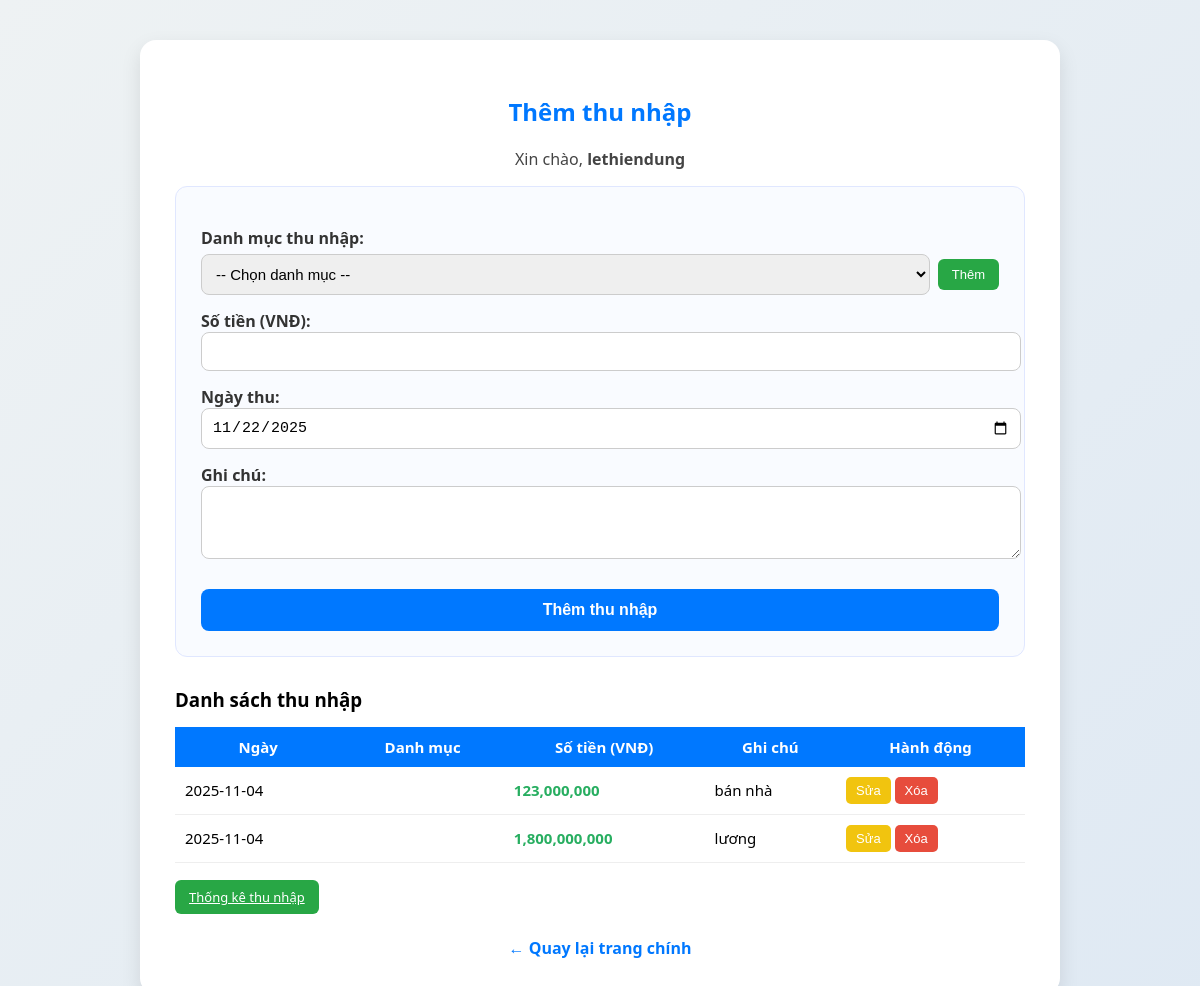
Before: /thunhap.php (signed in) with the older database file.
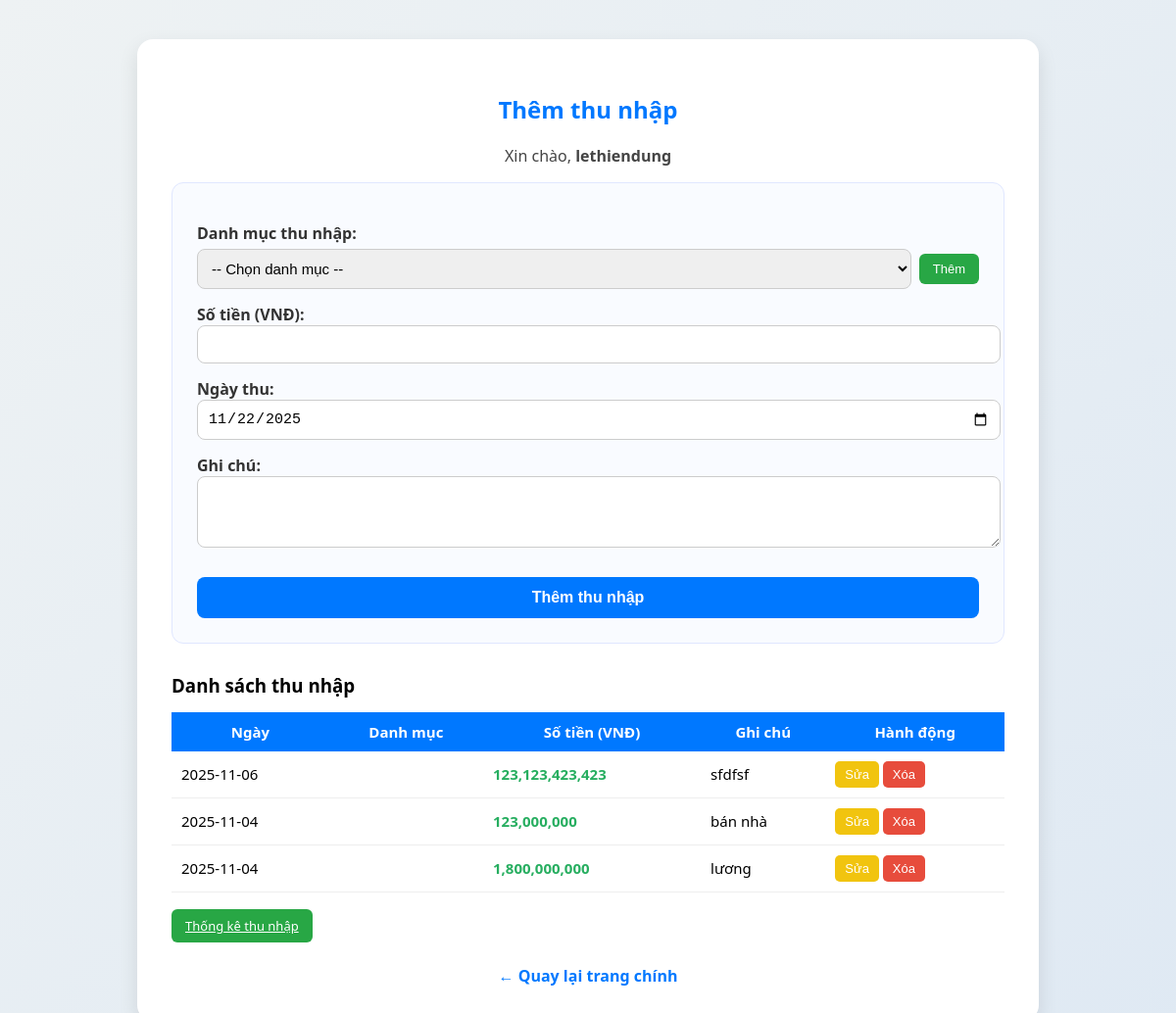
After: the same page with the newer database file.
### tables this page shows
CREATE TABLE IF NOT EXISTS `incomes` (
  `id` int NOT NULL AUTO_INCREMENT,
  `user_id` int NOT NULL,
  `category_id` int DEFAULT NULL,
  `title` varchar(255) DEFAULT NULL,
  `amount` decimal(15,2) NOT NULL,
  `note` text,
  `date` date NOT NULL,
  `created_at` timestamp NULL DEFAULT CURRENT_TIMESTAMP,
  PRIMARY KEY (`id`),
  KEY `user_id` (`user_id`),
  KEY `category_id` (`category_id`)
);

### thunhap.php (the view, shortened to what this page needs)
<?php
$conn = mysqli_connect("localhost", "root", "", "Quanlythuchi");
$user = $_SESSION['username'];
$user_id = mysqli_fetch_assoc(mysqli_query($conn, "SELECT id FROM users WHERE username='$user'"))['id'];
$result = mysqli_query($conn, "SELECT i.id, i.date, c.name AS category, i.amount, i.note
                            FROM incomes i LEFT JOIN categories c ON i.category_id=c.id
                            WHERE i.user_id='$user_id' ORDER BY i.date DESC");
?>
<!DOCTYPE html>
<html lang="vi">
<head>
</head>
<body>
<div class="container">
    <h2>Thêm thu nhập</h2>
    <p>Xin chào, <b><?php echo $_SESSION['username']; ?></b></p>
    <form method="POST">
    <label>Danh mục thu nhập:</label>
    <div class="row-flex">
        <select name="category_id" required>
            <option value="">-- Chọn danh mục --</option>
        </select>
        <button type="button" class="small-btn" onclick="toggleAddCategory()">Thêm</button>
    </div>
    <label>Số tiền (VNĐ):</label>
    <input type="number" name="amount" step="0.01" required>
    <label>Ngày thu:</label>
    <input type="date" name="date" value="<?php echo date('Y-m-d'); ?>">
    <label>Ghi chú:</label>
    <textarea name="note" rows="3"></textarea>
    <button type="submit" name="them_thunhap" class="submit-btn">Thêm thu nhập</button>
</form>
    <h3 style="margin-bottom:10px;">Danh sách thu nhập</h3>
    <table>
        <tr>
            <th>Ngày</th>
            <th>Danh mục</th>
            <th>Số tiền (VNĐ)</th>
            <th>Ghi chú</th>
            <th>Hành động</th>
        </tr>
        <?php while ($row = mysqli_fetch_assoc($result)): ?>
        <tr>
            <td><?php echo $row['date']; ?></td>
            <td><?php echo htmlspecialchars($row['category']); ?></td>
            <td style="color:#27ae60; font-weight:bold;"><?php echo number_format($row['amount'], 0); ?></td>
            <td><?php echo htmlspecialchars($row['note']); ?></td>
            <td>
                <button class="action-btn edit-btn" onclick="toggleEditForm(<?php echo $row['id']; ?>)">Sửa</button>
                <a href="?xoa=<?php echo $row['id']; ?>" onclick="return confirm('Xóa khoản này?');">
                    <button type="button" class="action-btn delete-btn">Xóa</button>
                </a>
            </td>
        </tr>
        <?php endwhile; ?>
    </table>
    <br>
    <a href="thongke_thunhap.php" class="small-btn" >Thống kê thu nhập</a>
    <div class="back"><a href="index.php">← Quay lại trang chính</a></div>
</div>
</body>
</html>

Changed rows visible on the page:
added incomes: date "2025-11-06", amount "123,123,423,423", note "sfdfsf"
